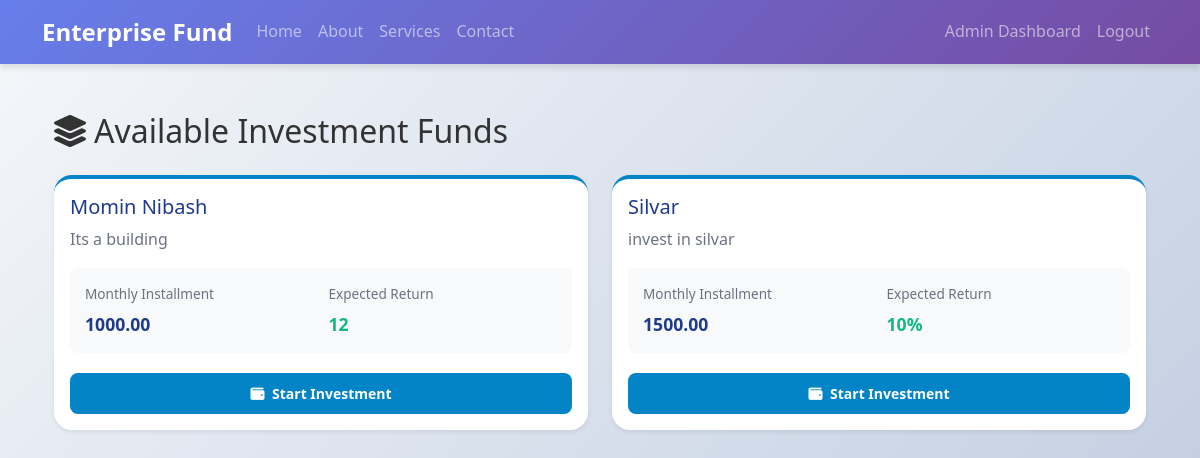
Screenshot of /accounts/funds/ (signed in) with the database file from the repository.
### accounts/models.py (models this page shows, shortened)
class Fund(models.Model):
    STATUS_ACTIVE = 'active'
    STATUS_INACTIVE = 'inactive'
    STATUS_CHOICES = [
        (STATUS_ACTIVE, 'Active'),
        (STATUS_INACTIVE, 'Inactive'),
    ]
    name = models.CharField(max_length=255)
    description = models.TextField()
    expected_return = models.CharField(max_length=100)
    monthly_installment = models.DecimalField(max_digits=10, decimal_places=2, default=0)
    invested_amount = models.DecimalField(max_digits=15, decimal_places=2, default=0)
    status = models.CharField(max_length=50, choices=STATUS_CHOICES, default=STATUS_ACTIVE)
    created_at = models.DateTimeField(auto_now_add=True)

### accounts/views.py (the view)
# urls.py: path('funds/', views.fund_list, name='fund_list'),
@login_required
def fund_list(request):
    funds = Fund.objects.filter(status=Fund.STATUS_ACTIVE)
    funds_with_status = []
    for fund in funds:
        investment = Investment.objects.filter(
            investor=request.user,
            fund=fund
        ).order_by('-invested_date').first()
        fund_data = {
            'fund': fund,
            'investment': investment,
            'is_enrolled': False,
            'status': None,
        }
        if investment:
            fund_data['status'] = investment.status
            if investment.status in [Investment.STATUS_ACTIVE, Investment.STATUS_PENDING]:
                fund_data['is_enrolled'] = True
        funds_with_status.append(fund_data)
    return render(request, 'accounts/fund_list.html', {'funds_with_status': funds_with_status})

### templates/accounts/fund_list.html (shortened to what this page needs)
{% extends 'base.html' %}
{% block content %}
<div class="container my-5">
    <h2 class="mb-4"><i class="fas fa-layer-group me-2"></i>Available Investment Funds</h2>
    <div class="row">
        {% for item in funds_with_status %}
            <div class="col-md-6 mb-4">
                <div class="card shadow-sm" style="border-top: 4px solid {% if item.is_enrolled %}#10b981{% elif item.status == 'failed' %}#ef4444{% else %}#0284c7{% endif %}; height: 100%; position: relative;">
                    <div class="card-body">
                        <h5 class="card-title" style="margin-top: {% if item.is_enrolled %}20px{% else %}0{% endif %}; color: #1e3a8a;">{{ item.fund.name }}</h5>
                        <p class="card-text" style="color: #6b7280;">{{ item.fund.description }}</p>
                        <div style="background: #f8f9fa; padding: 15px; border-radius: 8px; margin: 15px 0;">
                            <div style="display: grid; grid-template-columns: 1fr 1fr; gap: 15px;">
                                <div>
                                    <p style="font-size: 0.85rem; color: #6b7280; margin-bottom: 5px;">Monthly Installment</p>
                                    <p style="font-size: 1.1rem; font-weight: 700; color: #1e3a8a; margin: 0;">{{ item.fund.monthly_installment }}</p>
                                </div>
                                <div>
                                    <p style="font-size: 0.85rem; color: #6b7280; margin-bottom: 5px;">Expected Return</p>
                                    <p style="font-size: 1.1rem; font-weight: 700; color: #10b981; margin: 0;">{{ item.fund.expected_return }}</p>
                                </div>
                            </div>
                        </div>
                        {% if item.is_enrolled %}
                            <div style="margin-top: 20px;">
                                {% if item.status == 'active' %}
                                    <p style="color: #10b981; font-size: 0.9rem; margin-bottom: 10px;">
                                        <i class="fas fa-check-circle"></i> Your subscription is active
                                    </p>
                                    <a href="{% url 'accounts:investor_pending_payments' %}" class="btn btn-sm w-100" style="background-color: #10b981; color: white; border: none; padding: 10px; border-radius: 8px; font-weight: 600;">
                                        <i class="fas fa-wallet me-1"></i> Make Monthly Payment
                                    </a>
                                {% elif item.status == 'pending' %}
                                    <p style="color: #f59e0b; font-size: 0.9rem; margin-bottom: 10px;">
                                        <i class="fas fa-clock"></i> Your subscription is pending admin review
                                    </p>
                                    <button class="btn btn-sm w-100" disabled style="background-color: #d1d5db; color: white; border: none; padding: 10px; border-radius: 8px; font-weight: 600;">
                                        <i class="fas fa-lock me-1"></i> Awaiting Approval
                                    </button>
                                {% endif %}
                            </div>
                        {% else %}
                            <div style="margin-top: 20px;">
                                <a href="{% url 'accounts:invest_in_fund' item.fund.pk %}" class="btn btn-sm w-100" style="background-color: #0284c7; color: white; border: none; padding: 10px; border-radius: 8px; font-weight: 600;">
                                    <i class="fas fa-wallet me-1"></i> Start Investment
                                </a>
                            </div>
                        {% endif %}
                    </div>
                </div>
            </div>
        {% empty %}
            <div class="col-md-12">
                <div class="alert alert-info">No funds available at this time.</div>
            </div>
        {% endfor %}
    </div>
</div>
{% endblock %}

### static/css/style.css (style rules this page uses)
body { font-family: 'Segoe UI', Tahoma, Geneva, Verdana, sans-serif; background: linear-gradient(135deg, #f5f7fa 0%, #c3cfe2 100%); color: #333; line-height: 1.6; }
.card { box-shadow: 0 4px 8px rgba(0,0,0,.1); border: none; border-radius: 10px; transition: transform 0.3s ease, box-shadow 0.3s ease; }
.card { border-radius: 18px !important; overflow: hidden; }

### rows the page displays
Fund: fund.name "Momin Nibash", fund.description "Its a building", fund.monthly_installment "1000.00", fund.expected_return "12"
Fund: fund.name "Silvar", fund.description "invest in silvar", fund.monthly_installment "1500.00", fund.expected_return "10%"
